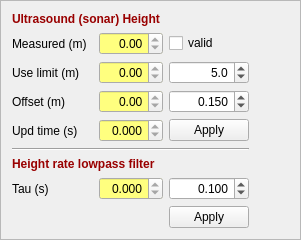
               <widget class="QFrame" name="frame_10">
                <property name="sizePolicy">
                 <sizepolicy hsizetype="Minimum" vsizetype="Minimum">
                  <horstretch>1</horstretch>
                  <verstretch>0</verstretch>
                 </sizepolicy>
                </property>
                <property name="frameShape">
                 <enum>QFrame::StyledPanel</enum>
                </property>
                <property name="frameShadow">
                 <enum>QFrame::Raised</enum>
                </property>
                <layout class="QGridLayout" name="gridLayout_11">
                 <item row="3" column="2">
                  <widget class="QDoubleSpinBox" name="doubleSpinBox_sonar_height">
                   <property name="sizePolicy">
                    <sizepolicy hsizetype="Preferred" vsizetype="Fixed">
                     <horstretch>0</horstretch>
                     <verstretch>0</verstretch>
                    </sizepolicy>
                   </property>
                   <property name="palette">
                    <palette>
                     <active>
                      <colorrole role="Base">
                       <brush brushstyle="SolidPattern">
                        <color alpha="255">
                         <red>255</red>
                         <green>255</green>
                         <blue>127</blue>
                        </color>
                       </brush>
                      </colorrole>
                     </active>
                     <inactive>
                      <colorrole role="Base">
                       <brush brushstyle="SolidPattern">
                        <color alpha="255">
                         <red>255</red>
                         <green>255</green>
                         <blue>127</blue>
                        </color>
                       </brush>
                      </colorrole>
                     </inactive>
                     <disabled>
                      <colorrole role="Base">
                       <brush brushstyle="SolidPattern">
                        <color alpha="255">
                         <red>224</red>
                         <green>224</green>
                         <blue>224</blue>
                        </color>
                       </brush>
                      </colorrole>
                     </disabled>
                    </palette>
                   </property>
                   <property name="toolTip">
                    <string>&lt;html&gt;&lt;head/&gt;&lt;body&gt;&lt;p&gt;Height measurement (after offset)&lt;/p&gt;&lt;/body&gt;&lt;/html&gt;</string>
                   </property>
                   <property name="alignment">
                    <set>Qt::AlignRight|Qt::AlignTrailing|Qt::AlignVCenter</set>
                   </property>
                   <property name="readOnly">
                    <bool>true</bool>
                   </property>
                   <property name="minimum">
                    <double>-10.000000000000000</double>
                   </property>
                  </widget>
                 </item>
                 <item row="4" column="4">
                  <spacer name="horizontalSpacer_5">
                   <property name="orientation">
                    <enum>Qt::Horizontal</enum>
                   </property>
                   <property name="sizeHint" stdset="0">
                    <size>
                     <width>40</width>
                     <height>20</height>
                    </size>
                   </property>
                  </spacer>
                 </item>
                 <item row="7" column="0">
                  <widget class="QLabel" name="label_height_21">
                   <property name="text">
                    <string>Upd time (s)</string>
                   </property>
                  </widget>
                 </item>
                 <item row="4" column="3">
                  <widget class="QDoubleSpinBox" name="doubleSpinBox_sonar_limit">
                   <property name="sizePolicy">
                    <sizepolicy hsizetype="Preferred" vsizetype="Fixed">
                     <horstretch>0</horstretch>
                     <verstretch>0</verstretch>
                    </sizepolicy>
                   </property>
                   <property name="toolTip">
                    <string>&lt;html&gt;&lt;head/&gt;&lt;body&gt;&lt;p&gt;New value for height limit&lt;br/&gt;depend on sensor&lt;br/&gt;0-6m&lt;/p&gt;&lt;p&gt;Set to 0 for not used&lt;/p&gt;&lt;/body&gt;&lt;/html&gt;</string>
                   </property>
                   <property name="alignment">
                    <set>Qt::AlignRight|Qt::AlignTrailing|Qt::AlignVCenter</set>
                   </property>
                   <property name="decimals">
                    <number>1</number>
                   </property>
                   <property name="maximum">
                    <double>10000.000000000000000</double>
                   </property>
                   <property name="singleStep">
                    <double>0.500000000000000</double>
                   </property>
                   <property name="value">
                    <double>5.000000000000000</double>
                   </property>
                  </widget>
                 </item>
                 <item row="6" column="2">
                  <widget class="QDoubleSpinBox" name="doubleSpinBox_sonar_offset2">
                   <property name="sizePolicy">
                    <sizepolicy hsizetype="Preferred" vsizetype="Fixed">
                     <horstretch>0</horstretch>
                     <verstretch>0</verstretch>
                    </sizepolicy>
                   </property>
                   <property name="palette">
                    <palette>
                     <active>
                      <colorrole role="Base">
                       <brush brushstyle="SolidPattern">
                        <color alpha="255">
                         <red>255</red>
                         <green>255</green>
                         <blue>127</blue>
                        </color>
                       </brush>
                      </colorrole>
                     </active>
                     <inactive>
                      <colorrole role="Base">
                       <brush brushstyle="SolidPattern">
                        <color alpha="255">
                         <red>255</red>
                         <green>255</green>
                         <blue>127</blue>
                        </color>
                       </brush>
                      </colorrole>
                     </inactive>
                     <disabled>
                      <colorrole role="Base">
                       <brush brushstyle="SolidPattern">
                        <color alpha="255">
                         <red>224</red>
                         <green>224</green>
                         <blue>224</blue>
                        </color>
                       </brush>
                      </colorrole>
                     </disabled>
                    </palette>
                   </property>
                   <property name="toolTip">
                    <string>&lt;html&gt;&lt;head/&gt;&lt;body&gt;&lt;p&gt;Current value&lt;/p&gt;&lt;/body&gt;&lt;/html&gt;</string>
                   </property>
                   <property name="alignment">
                    <set>Qt::AlignRight|Qt::AlignTrailing|Qt::AlignVCenter</set>
                   </property>
                   <property name="readOnly">
                    <bool>true</bool>
                   </property>
                   <property name="minimum">
                    <double>-10.000000000000000</double>
                   </property>
                  </widget>
                 </item>
                 <item row="6" column="0" colspan="2">
                  <widget class="QLabel" name="label_height_19">
                   <property name="text">
                    <string>Offset (m)</string>
                   </property>
                  </widget>
                 </item>
                 <item row="6" column="3">
                  <widget class="QDoubleSpinBox" name="doubleSpinBox_sonar_offset">
                   <property name="sizePolicy">
                    <sizepolicy hsizetype="Preferred" vsizetype="Fixed">
                     <horstretch>0</horstretch>
                     <verstretch>0</verstretch>
                    </sizepolicy>
                   </property>
                   <property name="toolTip">
                    <string>&lt;html&gt;&lt;head/&gt;&lt;body&gt;&lt;p&gt;New value for sonar height offset&lt;br/&gt;depend on sensor position on drone.&lt;br/&gt;Minimum measured distance is 6&amp;quot; (0.1524m).&lt;/p&gt;&lt;/body&gt;&lt;/html&gt;</string>
                   </property>
                   <property name="alignment">
                    <set>Qt::AlignRight|Qt::AlignTrailing|Qt::AlignVCenter</set>
                   </property>
                   <property name="decimals">
                    <number>3</number>
                   </property>
                   <property name="maximum">
                    <double>9.990000000000000</double>
                   </property>
                   <property name="singleStep">
                    <double>0.010000000000000</double>
                   </property>
                   <property name="value">
                    <double>0.150000000000000</double>
                   </property>
                  </widget>
                 </item>
                 <item row="11" column="3">
                  <widget class="QPushButton" name="pushButton_filter_apply">
                   <property name="text">
                    <string>Apply</string>
                   </property>
                  </widget>
                 </item>
                 <item row="2" column="0" colspan="3">
                  <widget class="QLabel" name="label_height_9">
                   <property name="text">
                    <string>&lt;html&gt;&lt;head/&gt;&lt;body&gt;&lt;p&gt;&lt;span style=&quot; font-weight:600; color:#990000;&quot;&gt;Ultrasound (sonar) Height&lt;/span&gt;&lt;/p&gt;&lt;/body&gt;&lt;/html&gt;</string>
                   </property>
                  </widget>
                 </item>
                 <item row="4" column="0">
                  <widget class="QLabel" name="label_height_20">
                   <property name="text">
                    <string>Use limit (m)</string>
                   </property>
                  </widget>
                 </item>
                 <item row="10" column="2">
                  <widget class="QDoubleSpinBox" name="doubleSpinBox_filter_tau_2">
                   <property name="sizePolicy">
                    <sizepolicy hsizetype="Preferred" vsizetype="Fixed">
                     <horstretch>0</horstretch>
                     <verstretch>0</verstretch>
                    </sizepolicy>
                   </property>
                   <property name="palette">
                    <palette>
                     <active>
                      <colorrole role="Base">
                       <brush brushstyle="SolidPattern">
                        <color alpha="255">
                         <red>255</red>
                         <green>255</green>
                         <blue>127</blue>
                        </color>
                       </brush>
                      </colorrole>
                     </active>
                     <inactive>
                      <colorrole role="Base">
                       <brush brushstyle="SolidPattern">
                        <color alpha="255">
                         <red>255</red>
                         <green>255</green>
                         <blue>127</blue>
                        </color>
                       </brush>
                      </colorrole>
                     </inactive>
                     <disabled>
                      <colorrole role="Base">
                       <brush brushstyle="SolidPattern">
                        <color alpha="255">
                         <red>224</red>
                         <green>224</green>
                         <blue>224</blue>
                        </color>
                       </brush>
                      </colorrole>
                     </disabled>
                    </palette>
                   </property>
                   <property name="toolTip">
                    <string>&lt;html&gt;&lt;head/&gt;&lt;body&gt;&lt;p&gt;Current value&lt;/p&gt;&lt;p&gt;&lt;br/&gt;&lt;/p&gt;&lt;/body&gt;&lt;/html&gt;</string>
                   </property>
                   <property name="alignment">
                    <set>Qt::AlignRight|Qt::AlignTrailing|Qt::AlignVCenter</set>
                   </property>
                   <property name="readOnly">
                    <bool>true</bool>
                   </property>
                   <property name="decimals">
                    <number>3</number>
                   </property>
                  </widget>
                 </item>
                 <item row="7" column="3">
                  <widget class="QPushButton" name="pushButton_sonar_apply">
                   <property name="toolTip">
                    <string>&lt;html&gt;&lt;head/&gt;&lt;body&gt;&lt;p&gt;Update height limit (0-6m, 0=not used)&lt;br/&gt;and height offset (position on drone)&lt;/p&gt;&lt;p&gt;NB! minimum measured is 6&amp;quot;&lt;/p&gt;&lt;/body&gt;&lt;/html&gt;</string>
                   </property>
                   <property name="text">
                    <string>Apply</string>
                   </property>
                  </widget>
                 </item>
                 <item row="10" column="0" colspan="2">
                  <widget class="QLabel" name="label_height_18">
                   <property name="text">
                    <string>Tau (s)</string>
                   </property>
                  </widget>
                 </item>
                 <item row="9" column="0" colspan="3">
                  <widget class="QLabel" name="label_height_1">
                   <property name="text">
                    <string>&lt;html&gt;&lt;head/&gt;&lt;body&gt;&lt;p&gt;&lt;span style=&quot; font-weight:600; color:#990000;&quot;&gt;Height rate lowpass filter&lt;/span&gt;&lt;/p&gt;&lt;/body&gt;&lt;/html&gt;</string>
                   </property>
                  </widget>
                 </item>
                 <item row="4" column="2">
                  <widget class="QDoubleSpinBox" name="doubleSpinBox_sonar_limit2">
                   <property name="sizePolicy">
                    <sizepolicy hsizetype="Preferred" vsizetype="Fixed">
                     <horstretch>0</horstretch>
                     <verstretch>0</verstretch>
                    </sizepolicy>
                   </property>
                   <property name="palette">
                    <palette>
                     <active>
                      <colorrole role="Base">
                       <brush brushstyle="SolidPattern">
                        <color alpha="255">
                         <red>255</red>
                         <green>255</green>
                         <blue>127</blue>
                        </color>
                       </brush>
                      </colorrole>
                     </active>
                     <inactive>
                      <colorrole role="Base">
                       <brush brushstyle="SolidPattern">
                        <color alpha="255">
                         <red>255</red>
                         <green>255</green>
                         <blue>127</blue>
                        </color>
                       </brush>
                      </colorrole>
                     </inactive>
                     <disabled>
                      <colorrole role="Base">
                       <brush brushstyle="SolidPattern">
                        <color alpha="255">
                         <red>224</red>
                         <green>224</green>
                         <blue>224</blue>
                        </color>
                       </brush>
                      </colorrole>
                     </disabled>
                    </palette>
                   </property>
                   <property name="toolTip">
                    <string>&lt;html&gt;&lt;head/&gt;&lt;body&gt;&lt;p&gt;Current value&lt;/p&gt;&lt;/body&gt;&lt;/html&gt;</string>
                   </property>
                   <property name="alignment">
                    <set>Qt::AlignRight|Qt::AlignTrailing|Qt::AlignVCenter</set>
                   </property>
                   <property name="readOnly">
                    <bool>true</bool>
                   </property>
                  </widget>
                 </item>
                 <item row="7" column="2">
                  <widget class="QDoubleSpinBox" name="doubleSpinBox_sonar_upd_time">
                   <property name="sizePolicy">
                    <sizepolicy hsizetype="Preferred" vsizetype="Fixed">
                     <horstretch>0</horstretch>
                     <verstretch>0</verstretch>
                    </sizepolicy>
                   </property>
                   <property name="palette">
                    <palette>
                     <active>
                      <colorrole role="Base">
                       <brush brushstyle="SolidPattern">
                        <color alpha="255">
                         <red>255</red>
                         <green>255</green>
                         <blue>127</blue>
                        </color>
                       </brush>
                      </colorrole>
                     </active>
                     <inactive>
                      <colorrole role="Base">
                       <brush brushstyle="SolidPattern">
                        <color alpha="255">
                         <red>255</red>
                         <green>255</green>
                         <blue>127</blue>
                        </color>
                       </brush>
                      </colorrole>
                     </inactive>
                     <disabled>
                      <colorrole role="Base">
                       <brush brushstyle="SolidPattern">
                        <color alpha="255">
                         <red>224</red>
                         <green>224</green>
                         <blue>224</blue>
                        </color>
                       </brush>
                      </colorrole>
                     </disabled>
                    </palette>
                   </property>
                   <property name="toolTip">
                    <string>&lt;html&gt;&lt;head/&gt;&lt;body&gt;&lt;p&gt;Update period&lt;/p&gt;&lt;/body&gt;&lt;/html&gt;</string>
                   </property>
                   <property name="alignment">
                    <set>Qt::AlignRight|Qt::AlignTrailing|Qt::AlignVCenter</set>
                   </property>
                   <property name="readOnly">
                    <bool>true</bool>
                   </property>
                   <property name="decimals">
                    <number>3</number>
                   </property>
                  </widget>
                 </item>
                 <item row="10" column="3">
                  <widget class="QDoubleSpinBox" name="doubleSpinBox_filter_tau">
                   <property name="sizePolicy">
                    <sizepolicy hsizetype="Preferred" vsizetype="Fixed">
                     <horstretch>0</horstretch>
                     <verstretch>0</verstretch>
                    </sizepolicy>
                   </property>
                   <property name="toolTip">
                    <string>&lt;html&gt;&lt;head/&gt;&lt;body&gt;&lt;p&gt;New value for Tau (in seconds)&lt;/p&gt;&lt;/body&gt;&lt;/html&gt;</string>
                   </property>
                   <property name="alignment">
                    <set>Qt::AlignRight|Qt::AlignTrailing|Qt::AlignVCenter</set>
                   </property>
                   <property name="decimals">
                    <number>3</number>
                   </property>
                   <property name="singleStep">
                    <double>0.010000000000000</double>
                   </property>
                   <property name="value">
                    <double>0.100000000000000</double>
                   </property>
                  </widget>
                 </item>
                 <item row="3" column="0">
                  <widget class="QLabel" name="label_height_13">
                   <property name="text">
                    <string>Measured (m)</string>
                   </property>
                  </widget>
                 </item>
                 <item row="8" column="0" colspan="4">
                  <widget class="Line" name="line_9">
                   <property name="sizePolicy">
                    <sizepolicy hsizetype="Expanding" vsizetype="Fixed">
                     <horstretch>0</horstretch>
                     <verstretch>0</verstretch>
                    </sizepolicy>
                   </property>
                   <property name="orientation">
                    <enum>Qt::Horizontal</enum>
                   </property>
                  </widget>
                 </item>
                 <item row="3" column="3">
                  <widget class="QCheckBox" name="checkBox_sonar_valid">
                   <property name="text">
                    <string>valid</string>
                   </property>
                  </widget>
                 </item>
                </layout>
               </widget>
